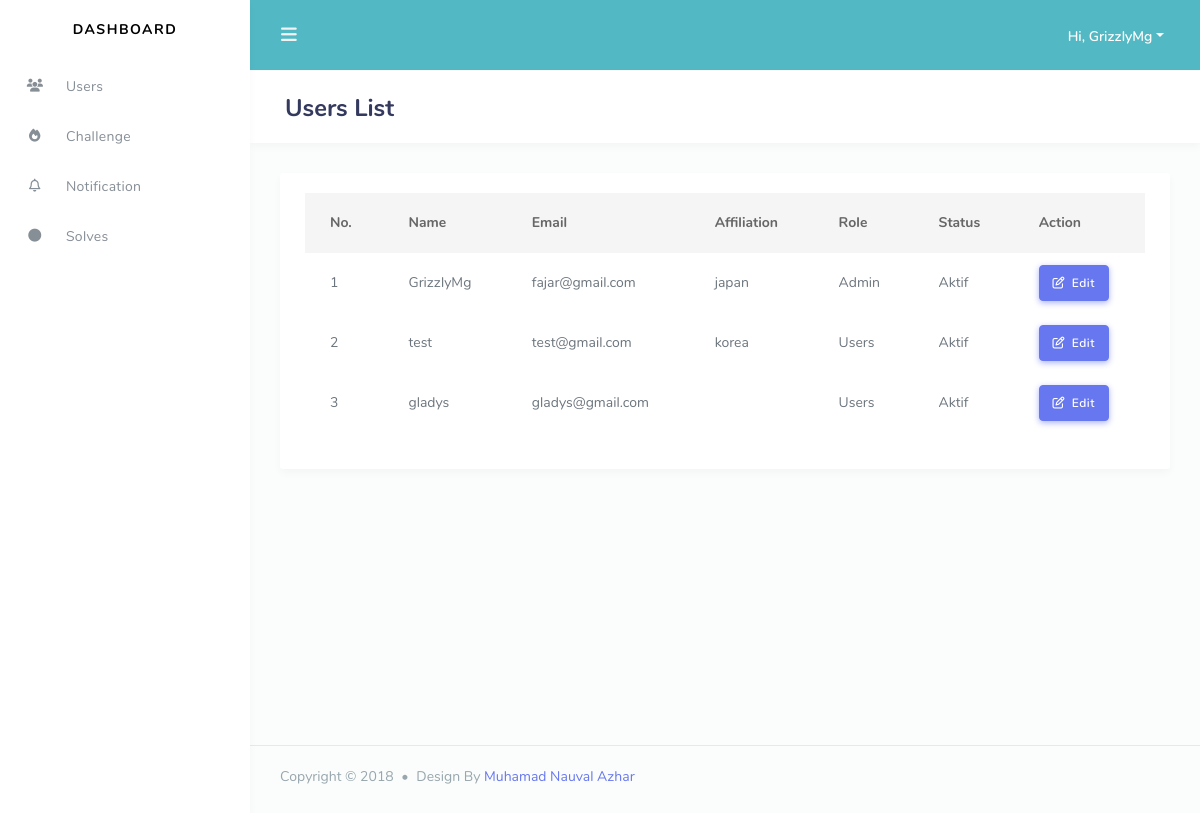
The page /admin/dashboard/users/index.php (signed in) on the database its author committed.
### tables this page shows
CREATE TABLE `users` (
  `id_user` int(11) NOT NULL,
  `username` varchar(30) NOT NULL,
  `password` char(32) NOT NULL,
  `email` varchar(50) NOT NULL,
  `affiliation` varchar(30) DEFAULT NULL,
  `role` int(11) NOT NULL,
  `status` int(11) NOT NULL
);

### admin/dashboard/users/index.php (the view, shortened to what this page needs)
<!DOCTYPE html>
<html lang="en">
<head>
  <?php
    include '../template/css.php';
  ?>
<body>
  <div id="app">
    <div class="main-wrapper main-wrapper-1">
        <?php
          $home='../';
          $user='./';
          $chall='../challenge/';
          $notif='../notification/';
          include '../template/nav.php';
        ?>
      <div class="main-content">
        <section class="section">
          <div class="section-header">
            <h1>Users List</h1>
          </div>
          <div class="section-body">
            <?php
              include '../template/root.php';
              $read_users="SELECT * from users";
              $view = $conn -> query($read_users);
              $no = 1;
            ?>
            <div class="card">
              <div class="card-body">
                <div class="table-responsive">
                        <table class="table table-hover">
                          <thead>
                            <tr>
                              <th scope="col">No.</th>
                              <th scope="col">Name</th>
                              <th scope="col">Email</th>
                              <th scope="col">Affiliation</th>
                              <th scope="col">Role</th>
                              <th scope="col">Status</th>
                              <th scope="col">Action</th>
                            </tr>
                          </thead>
                          <tbody>
                          <?php
                            while($view_users=$view->fetch_array(MYSQLI_ASSOC)){
                          ?>
                              <tr>
                                <td><?php echo $no++; ?></td>
                                <td><?php echo $view_users['username'];?></td>
                                <td><?php echo $view_users['email'];?></td>
                                <td><?php echo $view_users['affiliation'];?></td>
                                <td><?php echo ($view_users['role']==1?"Admin" : "Users");?></td>
                                <td><?php echo ($view_users['status']==1?"Aktif" : "Banned");?></td>
                                <td>
                                <a href="#" class="btn btn-icon icon-left btn-primary"><i class="far fa-edit"></i> Edit</a>
                                </td>
                              </tr>
                            <?php }?>
                          </tbody>
                        </table>
                      </div>
              </div>
            </div>
          </div>
        </section>
      </div>
      <footer class="main-footer">
        <div class="footer-left">
          Copyright &copy; 2018 <div class="bullet"></div> Design By <a href="https://nauval.in/">Muhamad Nauval Azhar</a>
        </div>
      </footer>
    </div>
  </div>
</body>
</html>

### admin/dashboard/template/nav.php (shortened to what this page needs)
<?php
    require_once 'connection.php';
    $id = $_SESSION['id'];
    $sql = "SELECT username FROM users WHERE id_user='$id'";
    $result = $conn->query($sql);
    $username = $result->fetch_assoc()['username'];
?>
<div class="navbar-bg"></div>
<nav class="navbar navbar-expand-lg main-navbar">
        <form class="form-inline mr-auto">
        <ul class="navbar-nav mr-3">
        <li><a href="#" data-toggle="sidebar" class="nav-link nav-link-lg"><i class="fas fa-bars"></i></a></li>
        </ul>
    </form>
    <ul class="navbar-nav navbar-right">
        <li class="dropdown"><a href="#" data-toggle="dropdown" class="nav-link dropdown-toggle nav-link-lg nav-link-user">
        <div class="d-sm-none d-lg-inline-block">Hi, <?php echo $username ?></div></a>
        </li>
    </ul>
</nav>
    <div class="main-sidebar sidebar-style-2">
    <aside id="sidebar-wrapper">
        <div class="sidebar-brand">
        <a href="<?php echo $home; ?>">Dashboard</a>
        </div>
        <ul class="sidebar-menu">
            <li class="dropdown active">
            <li>
                <a class="nav-link" href="<?php echo $user; ?>"><i class="fas fa-users"></i> <span>Users</span></a>
            </li>
            <li>
                <a class="nav-link" href="<?php echo $chall; ?>"><i class="fas fa-fire"></i> <span>Challenge</span></a>
            </li>
            <li>
                <a class="nav-link" href="<?php echo $notif; ?>"><i class="far fa-bell"></i> <span>Notification</span></a>
            </li>
            <li>
                <a class="nav-link" href="<?php echo $solve; ?>"><i class="fas fa-circle"></i> <span>Solves</span></a>
            </li>
        </ul>
    </div>

### admin/dashboard/assets/css/custom.css (style rules this page uses)
.navbar-bg { background-color: #52b8c3 !important; }

### rows shown on the page
users: username "GrizzlyMg", email "fajar@gmail.com", affiliation "japan", role "Admin", status "Aktif"
users: username "test", email "test@gmail.com", affiliation "korea", role "Users", status "Aktif"
users: username "gladys", email "gladys@gmail.com", role "Users", status "Aktif"
